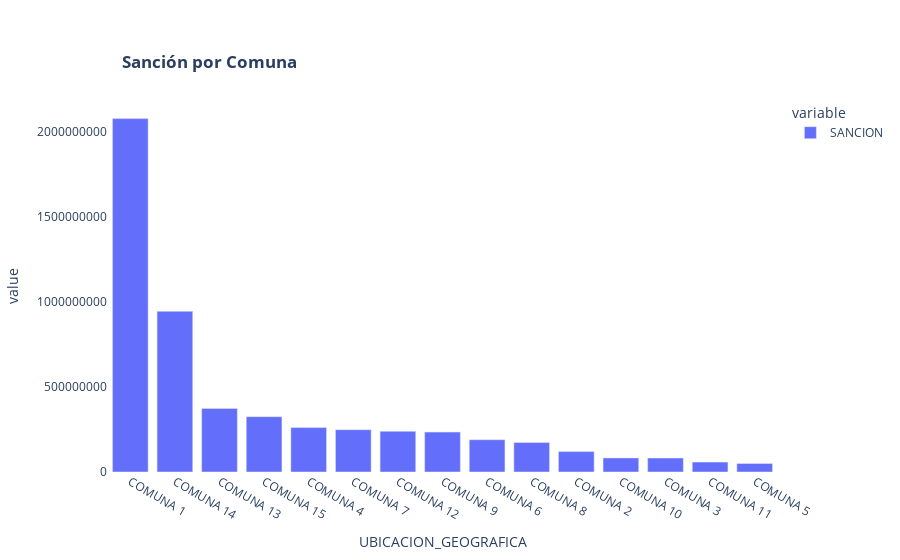

Notebook source saved alongside this figure:
### Code cell
sancion_espacios_verdes['AÑO'] = sancion_espacios_verdes['AÑO'].astype('category')


fig = px.bar(aux,
             title="<b>Sanción por Comuna<b>")
fig = fig.update_layout(
    title={
        'y':0.9,
        'x':0.135,
        'xanchor': 'left',
        'yanchor': 'top'},
        plot_bgcolor='white')

fig = fig.update_layout(yaxis_tickformat = '$,.')

fig.show()

### Figure 1 — Plotly figure (JSON) as saved in the notebook; plotly's stock layout.template omitted (floating-point values rounded to 4 significant figures)
{"data": [{"alignmentgroup": "True", "hovertemplate": "variable=SANCION<br>UBICACION_GEOGRAFICA=%{x}<br>value=%{y}<extra></extra>", "legendgroup": "SANCION", "marker": {"color": "#636efa"}, "name": "SANCION", "offsetgroup": "SANCION", "orientation": "v", "showlegend": true, "textposition": "auto", "type": "bar", "x": ["COMUNA 1", "COMUNA 14", "COMUNA 13", "COMUNA 15", "COMUNA 4", "COMUNA 7", "COMUNA 12", "COMUNA 9", "COMUNA 6", "COMUNA 8", "COMUNA 2", "COMUNA 10", "COMUNA 3", "COMUNA 11", "COMUNA 5"], "xaxis": "x", "y": [2076825469, 944158319, 373872150, 325100412, 260999011, 248645368, 239037958, 234453975, 189793247, 173224339, 119982964, 82824820, 82011402, 58206696, 50171291], "yaxis": "y"}], "layout": {"barmode": "relative", "legend": {"title": {"text": "variable"}, "tracegroupgap": 0}, "plot_bgcolor": "white", "title": {"text": "<b>Sanción por Comuna<b>", "x": 0.135, "xanchor": "left", "y": 0.9, "yanchor": "top"}, "xaxis": {"anchor": "y", "domain": [0, 1], "title": {"text": "UBICACION_GEOGRAFICA"}}, "yaxis": {"anchor": "x", "domain": [0, 1], "tickformat": "$,.", "title": {"text": "value"}}}}
